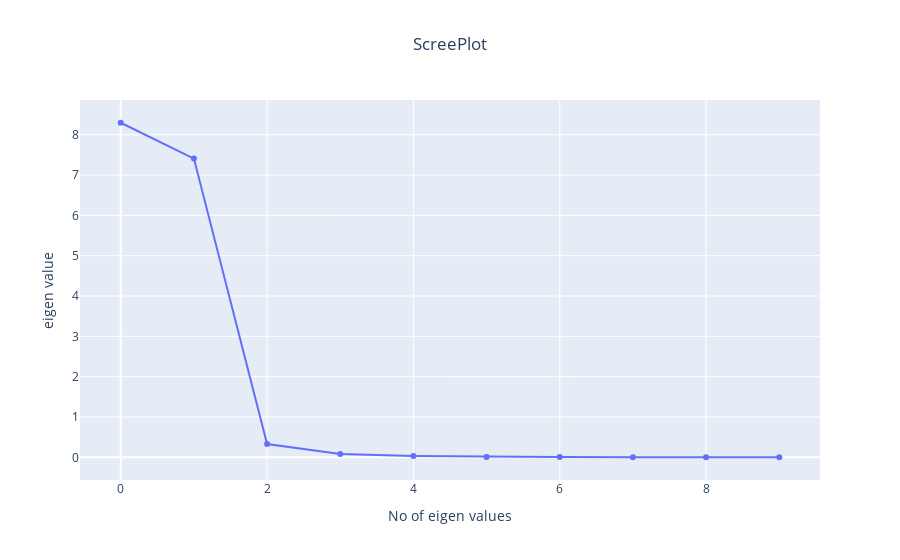

Write notebook code for a chart like this one.
### Markdown cell above
## Locally Linear Embedding
Locally linear embedding (LLE) seeks a lower-dimensional projection of the data which preserves distances within local neighborhoods. It can be thought of as a series of local Principal Component Analyses which are globally compared to find the best non-linear embedding.

### Code cell
method=methods['LLE']
X_train_data = method.fit_transform(df)
N = len(X_train_data)
# L = (N)//2
L =  25
X_train = hankel(X_train_data[:L],X_train_data[L-1:]) # Creating trajectory matrix
eigenValues, eigenVectors = eigh(np.matmul(X_train, X_train.T))
idx = eigenValues.argsort()[::-1]
eigenValues = eigenValues[idx]
eigenVectors = eigenVectors[:,idx]
# Sree plot

eigen_data = go.Scatter(x=list(range(len(eigenValues[0:10]))), y=eigenValues[0:10])
eigen_layout = go.Layout(title='ScreePlot', title_x=0.5, xaxis_title="No of eigen values", yaxis_title="eigen value",)
fig = go.Figure(data=[eigen_data], layout=eigen_layout)
fig.show()

### Figure 1 — Plotly figure (JSON) as saved in the notebook; plotly's stock layout.template omitted (floating-point values rounded to 4 significant figures)
{"data": [{"type": "scatter", "x": [0, 1, 2, 3, 4, 5, 6, 7, 8, 9], "y": [8.298, 7.409, 0.3296, 0.0816, 0.033, 0.01075, 0.006554, 0.003221, 0.002572, 0.001724]}], "layout": {"title": {"text": "ScreePlot", "x": 0.5}, "xaxis": {"title": {"text": "No of eigen values"}}, "yaxis": {"title": {"text": "eigen value"}}}}
